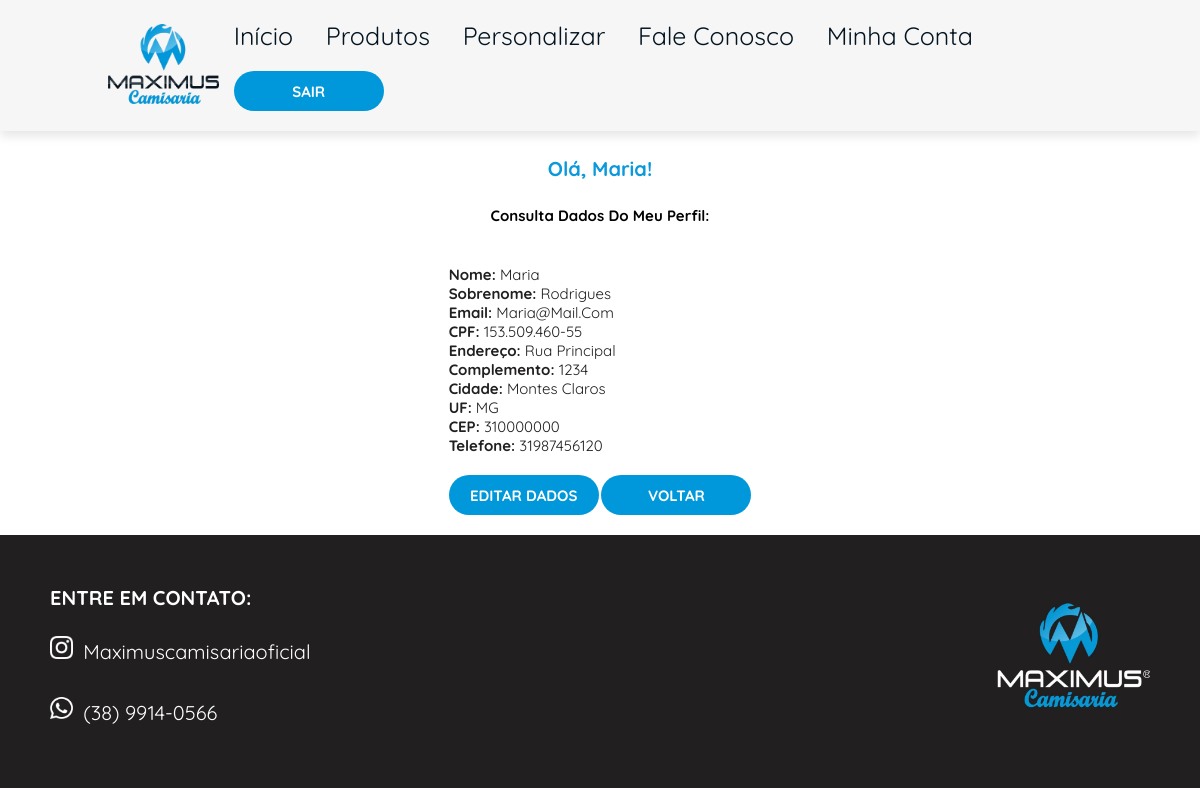
/visualizarDados (signed in), run on the app's committed database.
### loja/models.py (models this page shows)
class Usuario(database.Model, UserMixin):
    id = database.Column(database.Integer, primary_key=True)
    username = database.Column(database.String, nullable=False)
    userlastname = database.Column(database.String, nullable=False)
    email = database.Column(database.String, nullable=False, unique=True)
    senha = database.Column(database.String, nullable=False)
    cpf = database.Column(database.String(11), nullable=False, unique=True)
    endereco = database.Column(database.String, nullable=False)
    complemento = database.Column(database.String, nullable=False)
    cidade = database.Column(database.String, nullable=False)
    uf = database.Column(database.String(2), nullable=False)
    cep = database.Column(database.String(8), nullable=False)
    telefone = database.Column(database.String, nullable=False)

### loja/routes.py (the view)
@app.route("/visualizarDados")
@login_required
def visualizarDados():
    return render_template("visualizar_dados.html", usuario=current_user.id)

### loja/models.py (called while the page is built)
@login_manager.user_loader
def load_usuario(id_usuario):
    return Usuario.query.get(int(id_usuario))

### loja/templates/visualizar_dados.html (shortened to what this page needs)
{% extends "perfil.html" %}
{% block style %}
<link rel="stylesheet" href="{{ url_for('static', filename='css/homepage.css') }}">
{% endblock %}
{% block main1 %}
<div class="Subtitulo-base">
    <h1 class="subtitulo">Olá, {{ current_user.username }}!</h1>
    <h1 class="texto">Consulta dados do meu perfil:</h1>
</div>
{% endblock %}
{% block main2 %}
<div class="visualizar">
    <div method="POST" action="{{ url_for('editar_usuario', id_usuario=current_user.id) }}">
        <div class="form-group">
            <label for="username">Nome:</label>
            {{ current_user.username }}
        </div>
        <div class="form-group">
            <label for="userlastname">Sobrenome:</label>
            {{ current_user.userlastname }}
        </div>
        <div class="form-group">
            <label for="email">Email:</label>
            {{ current_user.email }}
        </div>
        <div class="form-group">
            <label for="cpf">CPF:</label>
           {{ current_user.cpf }}
        </div>
        <div class="form-group">
            <label for="endereco">Endereço:</label>
            {{ current_user.endereco }}
        </div>
        <div class="form-group">
            <label for="complemento">Complemento:</label>
           {{ current_user.complemento }}
        </div>
        <div class="form-group">
            <label for="cidade">Cidade:</label>
            {{ current_user.cidade }}
        </div>
        <div class="form-group">
            <label for="uf">UF:</label>
            {{ current_user.uf }}
        </div>
        <div class="form-group">
            <label for="cep">CEP:</label>
            {{ current_user.cep }}
        </div>
        <div class="form-group">
            <label for="telefone">Telefone:</label>
            <span>{{ current_user.telefone }}</span>
        </div>
        <a href="{{ url_for('editar_usuario', id_usuario=current_user.id) }}"><button class="botao1"><strong>EDITAR DADOS</strong></button></a>
        <a href="/minhaconta"><button class="botao1"><strong>VOLTAR</strong></button></a>
    </div>
</div>
{% endblock %}

### loja/static/css/homepage.css (style rules this page uses)
:root { --azulclaro: #0098db; --azulescuro: #041521; --branco: #f6f6f6; --azulbotao: #00008B; --logoescura: #211f20; }
* { margin: 0; padding: 0; box-sizing: border-box; font-family: "Quicksand", sans-serif; outline: none; border: none; text-transform: capitalize; transition: .2s linear; }
html { font-size: 62.5%; scroll-behavior: smooth; scroll-padding-top: 6rem; overflow-x: hidden; }
.botao1 { background-color:var(--azulclaro) ; width: 15rem; height: 4rem; border: none; font-family: 'Quicksand', sans-serif; font-size: 15px; color: white; border-radius: 20px; margin-top: 2rem; }
.subtitulo { padding: 5px; font-family: "Quicksand", sans-serif; color:#0b99db; display: flex; justify-content: center; height: 70; margin-top: 2rem; margin-bottom: 2rem; }
.texto { text-align: center; margin-top: 10px; font-size: 15px }
.visualizar { margin-top: 20px; }
.visualizar { display: flex; justify-content: center; align-items: center; padding: 20px; }
.visualizar .form-group { flex-direction: column; color: #211f20; width: 100%; font-size: 15px; }
.visualizar label { font-weight: bold; color: #211f20; width: 100%; }

### data on the page
Usuario: username "Maria", userlastname "Rodrigues", email "Maria@mail.com", cpf "153.509.460-55", endereco "Rua Principal", complemento "1234", cidade "Montes Claros", uf "MG", cep "310000000", telefone "31987456120"
